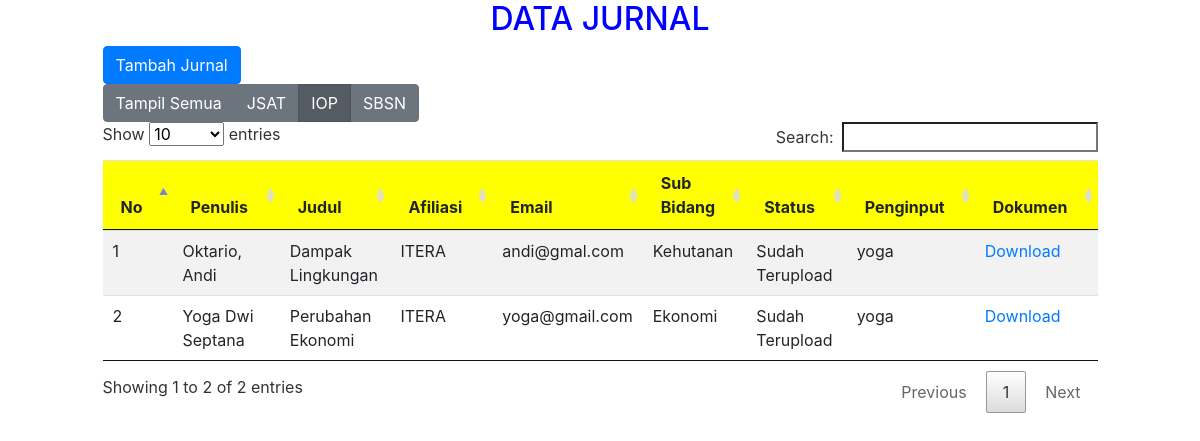
The page /index.php/data_jurnal/tampilIOP on the database as committed earlier.
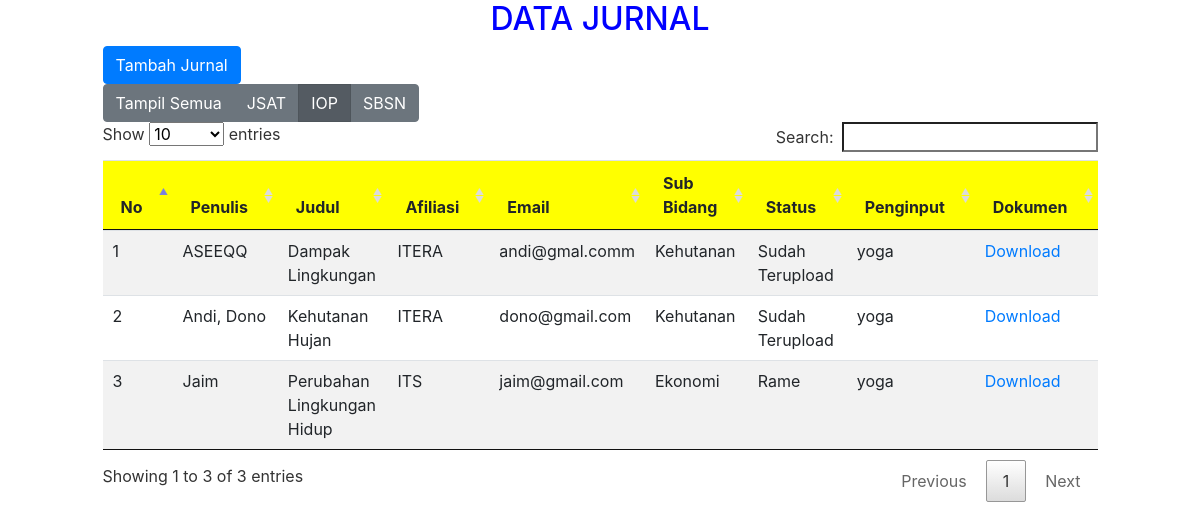
The same page on the database as committed later.
### tables this page shows
CREATE TABLE `pusat_data` (
  `id_pusat` int(10) NOT NULL,
  `tgl_input` date DEFAULT NULL,
  `id_user` varchar(20) NOT NULL,
  `id_jurnal` int(10) NOT NULL,
  `id_bid_subbid` int(11) NOT NULL,
  `nama_penulis` varchar(200) NOT NULL,
  `email` varchar(20) NOT NULL,
  `afiliasi` varchar(50) NOT NULL,
  `status` varchar(50) NOT NULL,
  `dokumen` varchar(100) NOT NULL
);

CREATE TABLE `jurnal` (
  `id_jurnal` int(10) NOT NULL,
  `judul_jurnal` varchar(150) NOT NULL
);

CREATE TABLE `sub_bidang` (
  `id_subbidang` int(11) NOT NULL,
  `nama_subbidang` varchar(60) NOT NULL
);

### application/controllers/data_jurnal.php (called while the page is built, shortened)
<?php
class data_jurnal extends CI_Controller {
	public function tampilIOP(){
		$this->load->model('M_pusatData');
		$isi['pusat_data'] = $this->M_pusatData->tampilDataIOP();
        $this->load->view('admin/data-jurnal-iop', $isi);
	}
}

### index.php (called while the page is built, shortened)
<?php
require_once BASEPATH.'core/CodeIgniter.php';

### application/models/M_pusatData.php (called while the page is built, shortened)
<?php
class M_pusatData extends CI_model{
        public function tampilDataIOP(){
            $query  =   "SELECT nama_penulis, jurnal.judul_jurnal, afiliasi, email, bidang.nama_bidang,
                        sub_bidang.nama_subbidang, id_user, dokumen, status, id_pusat
                        FROM pusat_data
                        NATURAL JOIN bidang
                        NATURAL JOIN sub_bidang
                        NATURAL JOIN jurnal
                        NATURAL JOIN bid_subbid
                        WHERE bidang.nama_bidang='IOP'";
            $data = $this->db->query($query);
            return $data;
        }
}

### application/views/admin/data-jurnal-iop.php (the view, shortened to what this page needs)
<!DOCTYPE html>
<html>
<head>
    <link rel="stylesheet" href="<?php echo base_url();?>assets/css/bootstrap.min.css">
    <link rel="stylesheet" href="<?php echo base_url();?>assets/jquery-ui/jquery-ui.min.css">
    <link rel="stylesheet" href="<?php echo base_url();?>assets/DataTables/datatables.min.css">
    <link rel="stylesheet" href="<?php echo base_url();?>assets/DataTables/DataTables-1.10.18/css/dataTables.bootstrap.min.css">
    <link rel="stylesheet" href="<?php echo base_url();?>assets/css/dash.css">
</head>
<body>
    <center>
        <h2>DATA JURNAL</h2>
    </center>
        <div class="row">
            <div class="col-md-1"></div>
            <div class="col-md-10">
            <a href="<?php echo current_url();?>/form_jurnal" class="btn btn-primary">Tambah Jurnal</a>
            <br>
            <div class="btn-group" role="group" aria-label="Basic example">
                <a href="<?php echo base_url();?>data_jurnal" class="btn btn-secondary">Tampil Semua</a>
                <a href="<?php echo base_url();?>data_jurnal/tampilJSAT" class="btn btn-secondary">JSAT</a>
                <a href="<?php echo current_url();?>" class="btn btn-secondary active">IOP</a>
                <a href="<?php echo base_url();?>data_jurnal/tampilSBSN" class="btn btn-secondary">SBSN</a>
            </div>
                    <table class="table table-striped" id="contoh">
                    <thead class="kepala">
                        <tr>
                        <th scope="col">No</th>
                        <th scope="col">Penulis</th>
                        <th scope="col">Judul</th>
                        <th scope="col">Afiliasi</th>
                        <th scope="col">Email</th>
                        <th scope="col">Sub Bidang</th>
                        <th scope="col">Status</th>
                        <th scope="col">Penginput</th>
                        <th scope="col">Dokumen</th>
                        </tr>
                    </thead>
                    <tbody id="isi_data">
                    <?php
                        $no = 1;
                        foreach($pusat_data->result() as $row) { ?>
                        <tr>
                            <td><?php echo $no++ ?></td>
                            <td><?php echo $row->nama_penulis ?></td>
                            <td><?php echo $row->judul_jurnal ?></td>
                            <td><?php echo $row->afiliasi ?></td>
                            <td><?php echo $row->email ?></td>
                            <td><?php echo $row->nama_subbidang ?></td>
                            <td><?php echo $row->status ?></td>
                            <td><?php echo $row->id_user ?></td>
                            <td><a href="<?php echo base_url("upload/jurnal/$row->dokumen"); ?>" target="_blank">Download</a></td>
                        </tr>
                    <?php } ?>
                    </tbody>
                    </table>
            </div>
            <div class="col-md-1"></div>
        </div>
</body>
</html>

### assets/css/dash.css (style rules this page uses)
.kepala { background-color: yellow; }
h2 { color: blue; }

Rows that differ between the two databases and show on the page:
no longer on this page (row edited): pusat_data: nama_penulis "Yoga Dwi Septana", id_jurnal.judul_jurnal "Perubahan Ekonomi", afiliasi "ITERA", email "yoga@gmail.com", sub_bidang.nama_subbidang "Ekonomi", status "Sudah Terupload", id_user "yoga"
changed pusat_data "Dampak Lingkungan": nama_penulis "Oktario, Andi" → "ASEEQQ"; email "andi@gmal.com" → "andi@gmal.comm"
added pusat_data: nama_penulis "Andi, Dono", id_jurnal.judul_jurnal "Kehutanan Hujan", afiliasi "ITERA", email "dono@gmail.com", sub_bidang.nama_subbidang "Kehutanan", status "Sudah Terupload", id_user "yoga"
added pusat_data: nama_penulis "Jaim", id_jurnal.judul_jurnal "Perubahan Lingkungan Hidup", afiliasi "ITS", email "jaim@gmail.com", sub_bidang.nama_subbidang "Ekonomi", status "Rame", id_user "yoga"
Other text that changed with them:
text written by a page script: "Show entries Search: Showing 1 to 2 of 2 entries Previous 1 Next" → "Show entries Search: Showing 1 to 3 of 3 entries Previous 1 Next"
